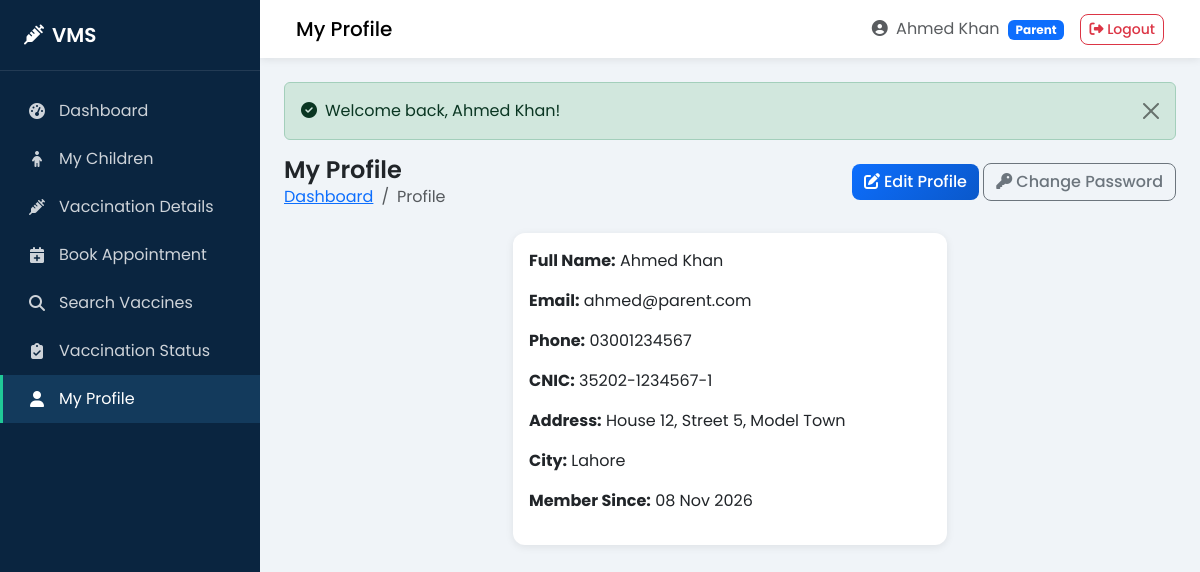
The app's page /parent/profile.php (signed in) with its own data.
### tables this page shows
CREATE TABLE `parents` (
  `id` int(11) NOT NULL AUTO_INCREMENT,
  `full_name` varchar(100) NOT NULL,
  `email` varchar(100) NOT NULL,
  `phone` varchar(15) NOT NULL,
  `cnic` varchar(15) DEFAULT NULL,
  `password` varchar(255) NOT NULL,
  `address` text DEFAULT NULL,
  `city` varchar(50) DEFAULT NULL,
  `status` enum('active','inactive') NOT NULL DEFAULT 'active',
  `reset_token` varchar(100) DEFAULT NULL,
  `reset_expires` datetime DEFAULT NULL,
  `created_at` timestamp NOT NULL DEFAULT CURRENT_TIMESTAMP,
  `updated_at` timestamp NOT NULL DEFAULT CURRENT_TIMESTAMP ON UPDATE CURRENT_TIMESTAMP,
  PRIMARY KEY (`id`),
  UNIQUE KEY `email` (`email`),
  UNIQUE KEY `cnic` (`cnic`)
);

### config/config.php (called while the page is built, shortened)
<?php
function url($path = '') {
    return BASE_URL . '/' . ltrim($path, '/');
}
function e($string) {
    return htmlspecialchars($string ?? '', ENT_QUOTES, 'UTF-8');
}
function current_user_id() {
    return $_SESSION['user_id'] ?? null;
}

### parent/profile.php (the view, shortened to what this page needs)
<?php
require_once __DIR__ . '/../config/db.php';
$parent_id = current_user_id();
$stmt = mysqli_prepare($conn, "SELECT * FROM parents WHERE id = ?");
mysqli_stmt_bind_param($stmt, "i", $parent_id);
mysqli_stmt_execute($stmt);
$user = mysqli_fetch_assoc(mysqli_stmt_get_result($stmt));
include __DIR__ . '/../includes/header.php';
?>
<div class="page-header">
    <div>
        <h1>My Profile</h1>
        <nav aria-label="breadcrumb">
            <ol class="breadcrumb">
                <li class="breadcrumb-item"><a href="<?php echo url('parent/dashboard.php'); ?>">Dashboard</a></li>
                <li class="breadcrumb-item active">Profile</li>
            </ol>
        </nav>
    </div>
    <div>
        <a href="<?php echo url('parent/edit-profile.php'); ?>" class="btn btn-primary"><i class="fas fa-edit me-1"></i>Edit Profile</a>
        <a href="<?php echo url('parent/change-password.php'); ?>" class="btn btn-outline-secondary"><i class="fas fa-key me-1"></i>Change Password</a>
    </div>
</div>
<div class="row justify-content-center">
    <div class="col-lg-6">
        <div class="card">
            <div class="card-body">
                <p><strong>Full Name:</strong> <?php echo e($user['full_name']); ?></p>
                <p><strong>Email:</strong> <?php echo e($user['email']); ?></p>
                <p><strong>Phone:</strong> <?php echo e($user['phone']); ?></p>
                <p><strong>CNIC:</strong> <?php echo e($user['cnic'] ?: 'N/A'); ?></p>
                <p><strong>Address:</strong> <?php echo e($user['address'] ?: 'N/A'); ?></p>
                <p><strong>City:</strong> <?php echo e($user['city'] ?: 'N/A'); ?></p>
                <p><strong>Member Since:</strong> <?php echo date('d M Y', strtotime($user['created_at'])); ?></p>
            </div>
        </div>
    </div>
</div>
<?php include __DIR__ . '/../includes/footer.php'; ?>

### assets/css/style.css (style rules this page uses)
:root { --primary: #0d6efd; --primary-dark: #0a58ca; --teal: #20c997; --teal-dark: #199d76; --green: #198754; --danger: #dc3545; --warning: #ffc107; --dark: #212529; --gray: #6c757d; --light: #f8f9fa; --sidebar-width: 260px; --sidebar-bg: #0a2540; --sidebar-hover: #133a5c; --card-shadow: 0 0.125rem 0.5rem rgba(0,0,0,0.08); --card-shadow-hover: 0 0.5rem 1.5rem rgba(0,0,0,0.12); }
* { box-sizing: border-box; }
body { font-family: 'Poppins', sans-serif; background-color: #f0f4f8; color: var(--dark); margin: 0; min-height: 100vh; }
.card { border: none; border-radius: 0.75rem; box-shadow: var(--card-shadow); }
.btn { border-radius: 0.5rem; font-weight: 500; }
.btn-primary { background: linear-gradient(135deg, #0d6efd, #0a58ca); border: none; }
.page-header { display: flex; flex-wrap: wrap; justify-content: space-between; align-items: center; margin-bottom: 1.5rem; gap: 1rem; }
.page-header h1 { font-size: 1.5rem; font-weight: 600; margin: 0; }
.breadcrumb { margin-bottom: 0; background: transparent; padding: 0; }

### records on screen
parents: full_name "Ahmed Khan", email "ahmed@parent.com", phone "03001234567", cnic "35202-1234567-1", address "House 12, Street 5, Model Town", city "Lahore", created_at "08 Nov 2026"

### other values on screen
$page_title "My Profile"
$_SESSION['user_name'] "Ahmed Khan"
$_SESSION['role'] "Parent"
$success "Welcome back, Ahmed Khan!"
